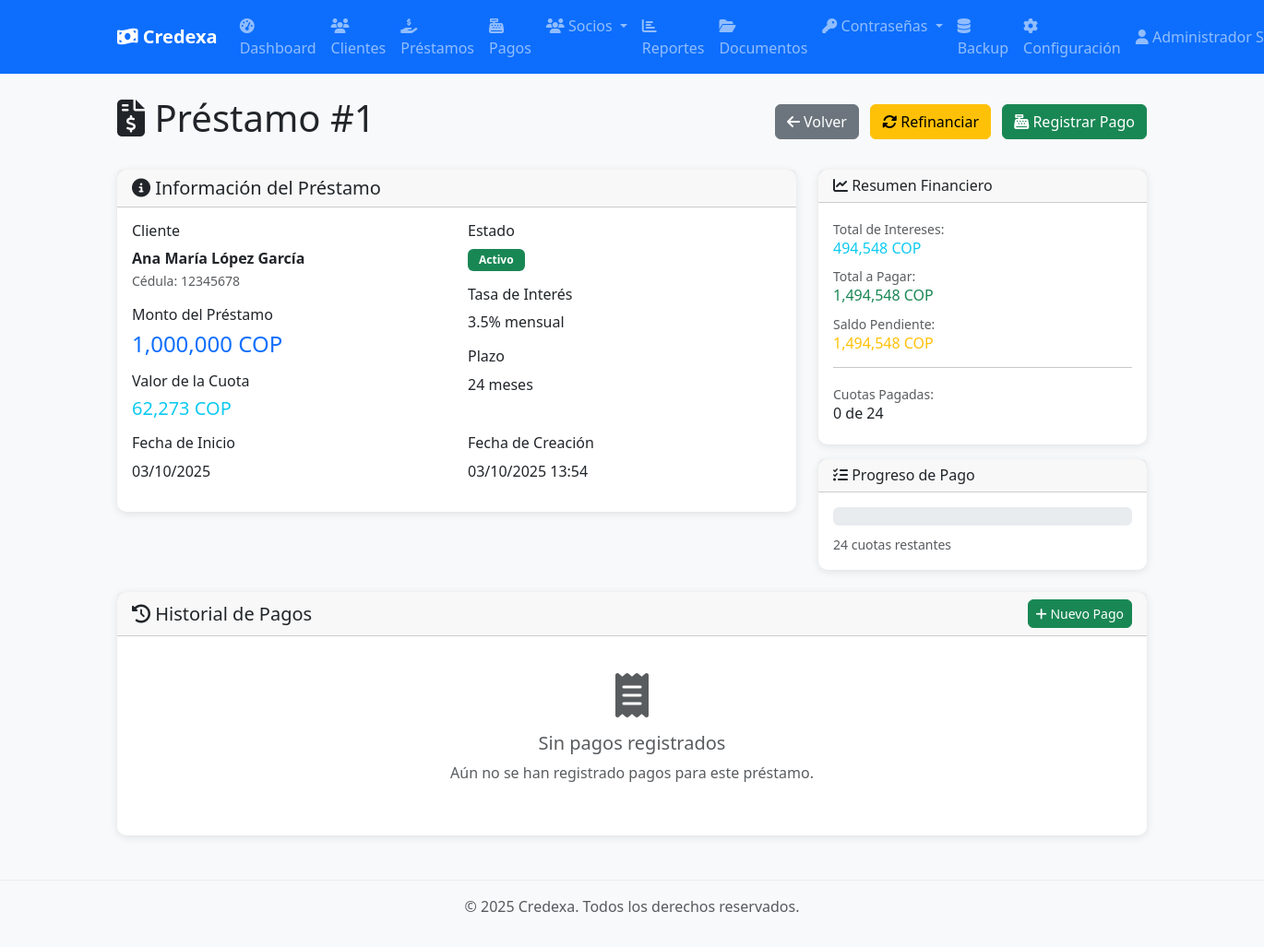
/prestamos/1/detalle (signed in), run on the app's committed database.
### app/models/user.py (models this page shows, shortened)
class Usuario(Base):
    __tablename__ = "usuarios"
    id = Column(Integer, primary_key=True, index=True)
    nombre_completo = Column(String, nullable=False)
    username = Column(String, unique=True, index=True, nullable=False)
    email = Column(String, unique=True, index=True, nullable=False)
    hashed_password = Column(String, nullable=False)
    rol_id = Column(Integer, ForeignKey("roles.id"), nullable=False)
    activo = Column(Boolean, default=True, nullable=False)
    ultimo_login = Column(DateTime(timezone=True), nullable=True)
    creado_en = Column(DateTime(timezone=True), server_default=func.now())
    actualizado_en = Column(DateTime(timezone=True), onupdate=func.now())
    rol = relationship("Rol", back_populates="usuarios")
    pagos_socio = relationship("PagoSocio", back_populates="usuario", cascade="all, delete-orphan")
    documentos_subidos = relationship("Documento", back_populates="usuario_subio")
    carpetas_creadas = relationship("Carpeta", back_populates="usuario_creador")
    solicitudes_password = relationship("SolicitudPassword", back_populates="usuario", cascade="all, delete-orphan", foreign_keys="SolicitudPassword.usuario_id")
    solicitudes_respondidas = relationship("SolicitudPassword", back_populates="administrador", foreign_keys="SolicitudPassword.respondido_por")

### app/models/prestamo.py (models this page shows, shortened)
class Prestamo(Base):
    __tablename__ = "prestamos"
    id = Column(Integer, primary_key=True, index=True)
    cliente_id = Column(Integer, ForeignKey("clientes.id"), nullable=False, index=True)
    socio_id = Column(Integer, ForeignKey("socios.id"), nullable=True, index=True)  # Socio que presta el dinero
    monto = Column(Numeric(15, 2), nullable=False)  # Monto total del préstamo
    tasa_interes = Column(Float, nullable=False)  # Tasa de interés mensual (%)
    plazo_meses = Column(Integer, nullable=False)  # Plazo en meses
    fecha_inicio = Column(DateTime, nullable=False)  # Fecha de inicio del préstamo
    valor_cuota = Column(Numeric(15, 2), nullable=False)  # Valor de cada cuota
    numero_cuotas = Column(Integer, nullable=False)  # Número total de cuotas
    total_intereses = Column(Numeric(15, 2), nullable=False)  # Total de intereses a pagar
    total_pagar = Column(Numeric(15, 2), nullable=False)  # Monto total a pagar (capital + intereses)
    saldo_pendiente = Column(Numeric(15, 2), nullable=False, default=0)  # Saldo pendiente por pagar
    cuotas_pagadas = Column(Integer, nullable=False, default=0)  # Número de cuotas pagadas
    estado = Column(String(20), nullable=False, default="activo")  # activo, pagado, mora, refinanciado, cancelado
    prestamo_padre_id = Column(Integer, ForeignKey("prestamos.id"), nullable=True)  # Para refinanciaciones
    es_refinanciacion = Column(Integer, default=0, nullable=False)  # 1 si es refinanciación, 0 si no
    origen = Column(String(20), nullable=False, default="empresa")  # 'empresa' o 'socio'
    observaciones = Column(Text, nullable=True)  # Notas del préstamo
    creado_en = Column(DateTime(timezone=True), server_default=func.now())
    actualizado_en = Column(DateTime(timezone=True), onupdate=func.now())
    cliente = relationship("Cliente", back_populates="prestamos")
    socio = relationship("Socio", back_populates="prestamos")
    pagos = relationship("Pago", back_populates="prestamo", cascade="all, delete-orphan")
    pagos_socio = relationship("PagoSocio", back_populates="prestamo", cascade="all, delete-orphan")
    carpeta = relationship("Carpeta", back_populates="prestamo")
    refinanciaciones = relationship("Prestamo", backref="prestamo_padre", remote_side=[id])

### app/models/cliente.py (models this page shows, shortened)
class Cliente(Base):
    __tablename__ = "clientes"
    id = Column(Integer, primary_key=True, index=True)
    nombre_completo = Column(String, nullable=False, index=True)
    cedula = Column(String, unique=True, nullable=False, index=True)
    telefono = Column(String, nullable=True)
    email = Column(String, nullable=True)
    direccion = Column(Text, nullable=True)
    fecha_nacimiento = Column(DateTime, nullable=True)
    ocupacion = Column(String, nullable=True)
    ingresos_mensuales = Column(Integer, nullable=True)  # En pesos colombianos
    referencias_personales = Column(Text, nullable=True)  # JSON o texto con referencias
    activo = Column(Integer, default=1, nullable=False)  # 1=activo, 0=inactivo
    notas = Column(Text, nullable=True)
    creado_en = Column(DateTime(timezone=True), server_default=func.now())
    actualizado_en = Column(DateTime(timezone=True), onupdate=func.now())
    prestamos = relationship("Prestamo", back_populates="cliente", cascade="all, delete-orphan")

### main.py (the view)
@app.get("/prestamos/{prestamo_id}/detalle", response_class=HTMLResponse)
async def prestamos_detalle(
    prestamo_id: int,
    request: Request,
    db: Session = Depends(get_db),
    current_user: Usuario = Depends(get_current_user)
):
    from app.models.prestamo import Prestamo
    prestamo = db.query(Prestamo).filter(Prestamo.id == prestamo_id).first()
    if not prestamo:
        raise HTTPException(
            status_code=status.HTTP_404_NOT_FOUND,
            detail="Préstamo no encontrado",
        )
    return templates.TemplateResponse("prestamos/detalle.html", {
        "request": request,
        "title": f"Préstamo #{prestamo.id}",
        "user": current_user,
        "prestamo": prestamo
    })

### app/templates/prestamos/detalle.html (shortened to what this page needs)
{% extends "base.html" %}
{% block content %}
<div class="row">
    <div class="col-12">
        <div class="d-flex justify-content-between align-items-center mb-4">
            <h1>
                <i class="fas fa-file-invoice-dollar"></i>
                Préstamo #{{ prestamo.id }}
            </h1>
            <div>
                <a href="/prestamos" class="btn btn-secondary me-2">
                    <i class="fas fa-arrow-left"></i>
                    Volver
                </a>
                {% if prestamo.estado == 'activo' or prestamo.estado == 'mora' %}
                <a href="/prestamos/{{ prestamo.id }}/refinanciar" class="btn btn-warning me-2">
                    <i class="fas fa-sync-alt"></i>
                    Refinanciar
                </a>
                {% endif %}
                {% if prestamo.estado == 'activo' %}
                <button class="btn btn-success" onclick="registrarPago()">
                    <i class="fas fa-cash-register"></i>
                    Registrar Pago
                </button>
                {% endif %}
            </div>
        </div>
    </div>
</div>
<div class="row mb-4">
    <div class="col-md-8">
        <div class="card">
            <div class="card-header">
                <h5 class="mb-0">
                    <i class="fas fa-info-circle"></i>
                    Información del Préstamo
                </h5>
            </div>
            <div class="card-body">
                <div class="row">
                    <div class="col-md-6">
                        <h6>Cliente</h6>
                        <p class="mb-3">
                            <strong>{{ prestamo.cliente.nombre_completo }}</strong><br>
                            <small class="text-muted">Cédula: {{ prestamo.cliente.cedula }}</small>
                        </p>
                        <h6>Monto del Préstamo</h6>
                        <p class="h4 text-primary mb-3">{{ "{:,.0f}".format(prestamo.monto) }} COP</p>
                        <h6>Valor de la Cuota</h6>
                        <p class="h5 text-info mb-3">{{ "{:,.0f}".format(prestamo.valor_cuota) }} COP</p>
                    </div>
                    <div class="col-md-6">
                        <h6>Estado</h6>
                        <p class="mb-3">
                            {% if prestamo.estado == 'activo' %}
                                <span class="badge bg-success">Activo</span>
                            {% elif prestamo.estado == 'pagado' %}
                                <span class="badge bg-primary">Pagado</span>
                            {% elif prestamo.estado == 'mora' %}
                                <span class="badge bg-danger">En Mora</span>
                            {% elif prestamo.estado == 'refinanciado' %}
                                <span class="badge bg-warning">Refinanciado</span>
                            {% else %}
                                <span class="badge bg-secondary">{{ prestamo.estado }}</span>
                            {% endif %}
                        </p>
                        <h6>Tasa de Interés</h6>
                        <p class="mb-3">{{ prestamo.tasa_interes }}% mensual</p>
                        <h6>Plazo</h6>
                        <p class="mb-3">{{ prestamo.numero_cuotas }} meses</p>
                    </div>
                </div>
                <div class="row">
                    <div class="col-md-6">
                        <h6>Fecha de Inicio</h6>
                        <p class="mb-3">{{ prestamo.fecha_inicio | fecha_colombia_corta }}</p>
                    </div>
                    <div class="col-md-6">
                        <h6>Fecha de Creación</h6>
                        <p class="mb-3">{{ prestamo.creado_en | fecha_colombia }}</p>
                    </div>
                </div>
            </div>
        </div>
    </div>
    <div class="col-md-4">
        <div class="card mb-3">
            <div class="card-header">
                <h6 class="mb-0">
                    <i class="fas fa-chart-line"></i>
                    Resumen Financiero
                </h6>
            </div>
            <div class="card-body">
                <div class="mb-2">
                    <small class="text-muted">Total de Intereses:</small>
                    <div class="h6 text-info">{{ "{:,.0f}".format(prestamo.total_intereses) }} COP</div>
                </div>
                <div class="mb-2">
                    <small class="text-muted">Total a Pagar:</small>
                    <div class="h6 text-success">{{ "{:,.0f}".format(prestamo.total_pagar) }} COP</div>
                </div>
                <div class="mb-2">
                    <small class="text-muted">Saldo Pendiente:</small>
                    <div class="h6 text-warning">{{ "{:,.0f}".format(prestamo.saldo_pendiente) }} COP</div>
                </div>
                <hr>
                <div class="mb-0">
                    <small class="text-muted">Cuotas Pagadas:</small>
                    <div class="h6">{{ prestamo.cuotas_pagadas }} de {{ prestamo.numero_cuotas }}</div>
                </div>
            </div>
        </div>
        <div class="card">
            <div class="card-header">
                <h6 class="mb-0">
                    <i class="fas fa-tasks"></i>
                    Progreso de Pago
                </h6>
            </div>
            <div class="card-body">
                <div class="progress mb-2" style="height: 20px;">
                </div>
                <small class="text-muted">
                    {{ prestamo.cuotas_restantes|default(prestamo.numero_cuotas) }} cuotas restantes
                </small>
            </div>
        </div>
    </div>
</div>
<div class="row">
    <div class="col-12">
        <div class="card">
            <div class="card-header d-flex justify-content-between align-items-center">
                <h5 class="mb-0">
                    <i class="fas fa-history"></i>
                    Historial de Pagos
                </h5>
                {% if prestamo.estado == 'activo' %}
                <button class="btn btn-sm btn-success" onclick="registrarPago()">
                    <i class="fas fa-plus"></i>
                    Nuevo Pago
                </button>
                {% endif %}
            </div>
            <div class="card-body">
                <div id="pagos-container">
                </div>
            </div>
        </div>
    </div>
</div>
{% endblock %}

### app/templates/base.html (shortened to what this page needs)
<!DOCTYPE html>
<html lang="es">
<head>
    <link href="https://cdn.jsdelivr.net/npm/bootstrap@5.3.0/dist/css/bootstrap.min.css" rel="stylesheet">
    <link rel="stylesheet" href="https://cdnjs.cloudflare.com/ajax/libs/font-awesome/6.4.0/css/all.min.css">
    <link href="/static/css/style.css" rel="stylesheet">
</head>
<body>
    <nav class="navbar navbar-expand-lg navbar-dark bg-primary">
        <div class="container">
            <a class="navbar-brand" href="/">
                <i class="fas fa-money-bill-wave"></i>
                Credexa
            </a>
            {% if user %}
            <div class="collapse navbar-collapse" id="navbarNav">
                <ul class="navbar-nav me-auto">
                    <li class="nav-item">
                        <a class="nav-link" href="/dashboard">
                            <i class="fas fa-tachometer-alt"></i> Dashboard
                        </a>
                    </li>
                    <li class="nav-item">
                        <a class="nav-link" href="/clientes">
                            <i class="fas fa-users"></i> Clientes
                        </a>
                    </li>
                    <li class="nav-item">
                        <a class="nav-link" href="/prestamos">
                            <i class="fas fa-hand-holding-usd"></i> Préstamos
                        </a>
                    </li>
                    <li class="nav-item">
                        <a class="nav-link" href="/pagos">
                            <i class="fas fa-cash-register"></i> Pagos
                        </a>
                    </li>
                    <li class="nav-item dropdown">
                        <a class="nav-link dropdown-toggle" href="#" id="sociosDropdown" role="button" data-bs-toggle="dropdown">
                            <i class="fas fa-users"></i> Socios
                        </a>
                    </li>
                    <li class="nav-item">
                        <a class="nav-link" href="/reportes">
                            <i class="fas fa-chart-bar"></i> Reportes
                        </a>
                    </li>
                    <li class="nav-item">
                        <a class="nav-link" href="/documentos">
                            <i class="fas fa-folder-open"></i> Documentos
                        </a>
                    </li>
                    <li class="nav-item dropdown">
                        <a class="nav-link dropdown-toggle" href="#" id="passwordDropdown" role="button" data-bs-toggle="dropdown">
                            <i class="fas fa-key"></i> Contraseñas
                        </a>
                    </li>
                    {% if user.is_admin %}
                    <li class="nav-item">
                        <a class="nav-link" href="/backup">
                            <i class="fas fa-database"></i> Backup
                        </a>
                    </li>
                    <li class="nav-item">
                        <a class="nav-link" href="/configuracion">
                            <i class="fas fa-cog"></i> Configuración
                        </a>
                    </li>
                    {% endif %}
                </ul>
                <ul class="navbar-nav">
                    <li class="nav-item dropdown">
                        <a class="nav-link dropdown-toggle" href="#" id="userDropdown" role="button" data-bs-toggle="dropdown">
                            <i class="fas fa-user"></i> {{ user.nombre_completo }}
                        </a>
                    </li>
                </ul>
            </div>
            {% endif %}
        </div>
    </nav>
    <main class="{% block main_class %}container mt-4{% endblock %}">
        {% block content %}{% endblock %}
    </main>
    <footer class="bg-light text-center text-muted py-3 mt-5">
        <div class="container">
            <p>&copy; 2025 Credexa. Todos los derechos reservados.</p>
        </div>
    </footer>
</body>
</html>

### data on the page
Usuario: nombre_completo "Administrador…"
Prestamo: id "1", monto "1,000,000", valor_cuota "62,273", tasa_interes "3.5", numero_cuotas "24", fecha_inicio|fecha_colombia_corta "03/10/2025", creado_en|fecha_colombia "03/10/2025 13:54", total_intereses "494,548", total_pagar "1,494,548", saldo_pendiente "1,494,548", cuotas_pagadas "0", cuotas_restantes "24"
Cliente: cliente.nombre_completo "Ana María López García", cliente.cedula "12345678"
